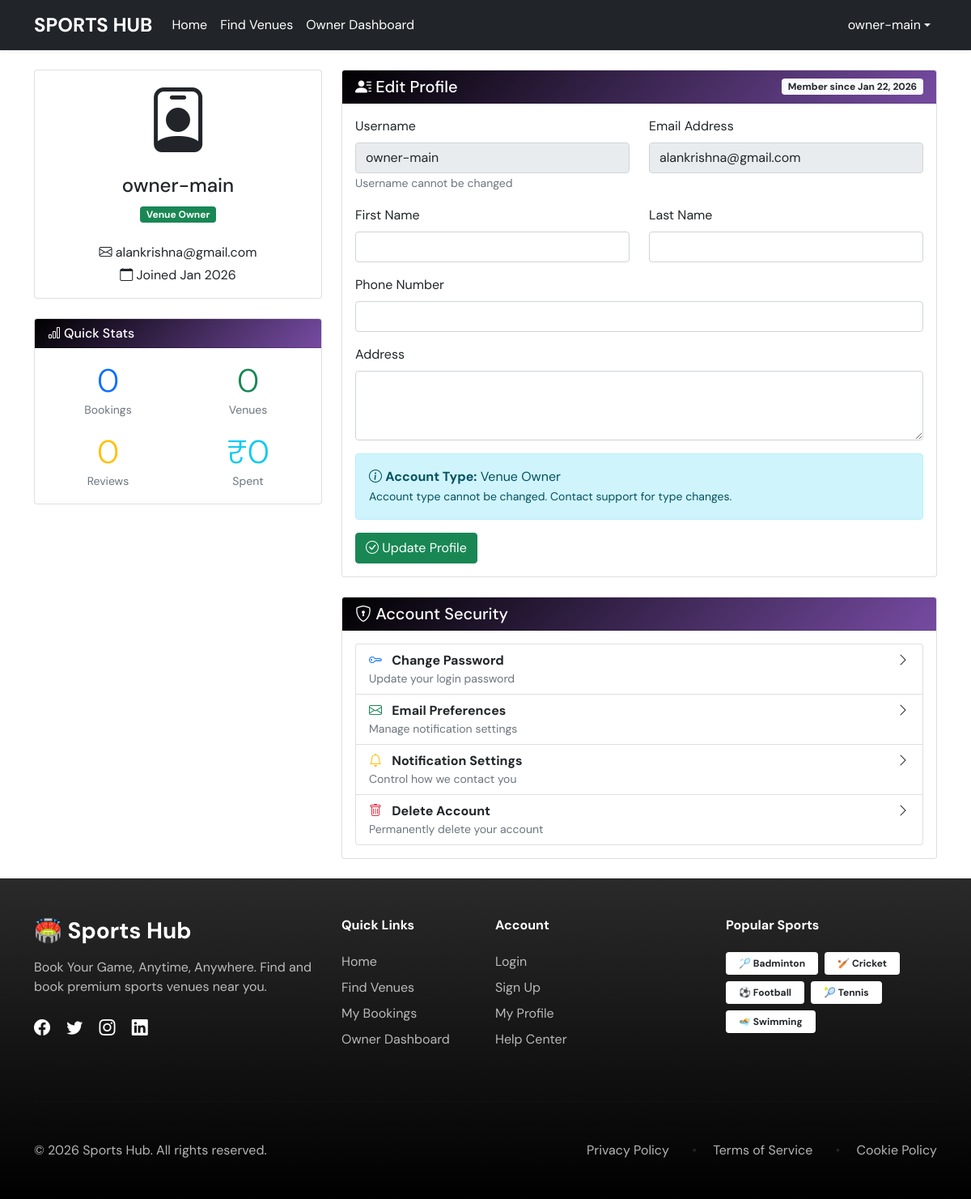
The app's page /accounts/profile/ (signed in) with its own data.
### accounts/models.py (models this page shows, shortened)
class User(AbstractUser):
    USER_TYPE_CHOICES = (
        ('admin', 'Admin'),
        ('owner', 'Owner'),
        ('user', 'User'),
    )
    user_type = models.CharField(max_length=10, choices=USER_TYPE_CHOICES, default='user')
    phone_number = models.CharField(max_length=15, blank=True, null=True)
    address = models.TextField(blank=True, null=True)
    created_at = models.DateTimeField(auto_now_add=True)
    updated_at = models.DateTimeField(auto_now=True)

### accounts/views.py (the view)
# urls.py: path('profile/', views.profile, name='profile'),
@login_required
def profile(request):
    if request.method == 'POST':
        form = UserProfileForm(request.POST, request.FILES, instance=request.user)
        if form.is_valid():
            form.save()  # This saves the data to database
            messages.success(request, 'Profile updated successfully!')
            return redirect('profile')
    else:
        form = UserProfileForm(instance=request.user)
    return render(request, 'accounts/profile.html', {'form': form})

### templates/accounts/profile.html (shortened to what this page needs)
{% extends 'base.html' %}
{% block content %}
<div class="row">
    <div class="col-md-4">
        <div class="card mb-4">
            <div class="card-body text-center">
                <div class="mb-3">
                    <div class="display-1">
                        {% if user.user_type == 'owner' %}
                        <i class="bi bi-person-badge"></i>
                        {% else %}
                        <i class="bi bi-person-circle"></i>
                        {% endif %}
                    </div>
                </div>
                <h4>{{ user.username }}</h4>
                <p class="text-muted">
                    {% if user.user_type == 'owner' %}
                    <span class="badge bg-success">Venue Owner</span>
                    {% else %}
                    <span class="badge bg-primary">Sports Enthusiast</span>
                    {% endif %}
                </p>
                <div class="mt-4">
                    <p class="mb-1"><i class="bi bi-envelope"></i> {{ user.email }}</p>
                    <p class="mb-0"><i class="bi bi-calendar"></i> Joined {{ user.date_joined|date:"M Y" }}</p>
                </div>
            </div>
        </div>
        <div class="card">
            <div class="card-header bg-primary text-white">
                <h6 class="mb-0"><i class="bi bi-bar-chart"></i> Quick Stats</h6>
            </div>
            <div class="card-body">
                <div class="row text-center">
                    <div class="col-6 mb-3">
                        <div class="display-6 text-primary">0</div>
                        <small class="text-muted">Bookings</small>
                    </div>
                    <div class="col-6 mb-3">
                        <div class="display-6 text-success">0</div>
                        <small class="text-muted">Venues</small>
                    </div>
                    <div class="col-6">
                        <div class="display-6 text-warning">0</div>
                        <small class="text-muted">Reviews</small>
                    </div>
                    <div class="col-6">
                        <div class="display-6 text-info">₹0</div>
                        <small class="text-muted">Spent</small>
                    </div>
                </div>
            </div>
        </div>
    </div>
    <div class="col-md-8">
        <div class="card mb-4">
            <div class="card-header bg-success text-white d-flex justify-content-between align-items-center">
                <h5 class="mb-0"><i class="bi bi-person-lines-fill"></i> Edit Profile</h5>
                <span class="badge bg-light text-dark">Member since {{ user.date_joined|date:"M d, Y" }}</span>
            </div>
            <div class="card-body">
                <form method="post">
                    <div class="row">
                        <div class="col-md-6 mb-3">
                            <label class="form-label">Username</label>
                            <input type="text" class="form-control" value="{{ user.username }}" readonly>
                            <small class="text-muted">Username cannot be changed</small>
                        </div>
                        <div class="col-md-6 mb-3">
                            <label class="form-label">Email Address</label>
                            <input type="email" class="form-control" value="{{ user.email }}" readonly>
                        </div>
                    </div>
                    <div class="row">
                        <div class="col-md-6 mb-3">
                            <label class="form-label">First Name</label>
                            <input type="text" class="form-control" name="first_name" value="{{ user.first_name|default:'' }}">
                        </div>
                        <div class="col-md-6 mb-3">
                            <label class="form-label">Last Name</label>
                            <input type="text" class="form-control" name="last_name" value="{{ user.last_name|default:'' }}">
                        </div>
                    </div>
                    <div class="mb-3">
                        <label class="form-label">Phone Number</label>
                        <input type="tel" class="form-control" name="phone_number" value="{{ user.phone_number|default:'' }}">
                    </div>
                    <div class="mb-3">
                        <label class="form-label">Address</label>
                        <textarea class="form-control" name="address" rows="3">{{ user.address|default:'' }}</textarea>
                    </div>
                    <div class="alert alert-info">
                        <i class="bi bi-info-circle"></i>
                        <strong>Account Type:</strong>
                        {% if user.user_type == 'owner' %}Venue Owner
                        {% elif user.user_type == 'user' %}Sports User
                        {% else %}Admin{% endif %}
                        <br>
                        <small>Account type cannot be changed. Contact support for type changes.</small>
                    </div>
                    <button type="submit" class="btn btn-success">
                        <i class="bi bi-check-circle"></i> Update Profile
                    </button>
                </form>
            </div>
        </div>
        <div class="card">
            <div class="card-header bg-warning text-white">
                <h5 class="mb-0"><i class="bi bi-shield-lock"></i> Account Security</h5>
            </div>
            <div class="card-body">
                <div class="list-group">
                    <a href="#" class="list-group-item list-group-item-action">
                        <div class="d-flex w-100 justify-content-between">
                            <div>
                                <i class="bi bi-key text-primary me-2"></i>
                                <strong>Change Password</strong>
                                <p class="mb-0 small text-muted">Update your login password</p>
                            </div>
                            <i class="bi bi-chevron-right"></i>
                        </div>
                    </a>
                    <a href="#" class="list-group-item list-group-item-action">
                        <div class="d-flex w-100 justify-content-between">
                            <div>
                                <i class="bi bi-envelope text-success me-2"></i>
                                <strong>Email Preferences</strong>
                                <p class="mb-0 small text-muted">Manage notification settings</p>
                            </div>
                            <i class="bi bi-chevron-right"></i>
                        </div>
                    </a>
                    <a href="#" class="list-group-item list-group-item-action">
                        <div class="d-flex w-100 justify-content-between">
                            <div>
                                <i class="bi bi-bell text-warning me-2"></i>
                                <strong>Notification Settings</strong>
                                <p class="mb-0 small text-muted">Control how we contact you</p>
                            </div>
                            <i class="bi bi-chevron-right"></i>
                        </div>
                    </a>
                    <a href="#" class="list-group-item list-group-item-action">
                        <div class="d-flex w-100 justify-content-between">
                            <div>
                                <i class="bi bi-trash text-danger me-2"></i>
                                <strong>Delete Account</strong>
                                <p class="mb-0 small text-muted">Permanently delete your account</p>
                            </div>
                            <i class="bi bi-chevron-right"></i>
                        </div>
                    </a>
                </div>
            </div>
        </div>
    </div>
</div>
{% endblock %}

### templates/base.html (shortened to what this page needs)
<!DOCTYPE html>
<html lang="en">
<head>
    <link href="https://cdn.jsdelivr.net/npm/bootstrap@5.1.3/dist/css/bootstrap.min.css" rel="stylesheet">
    <link rel="stylesheet" href="https://cdn.jsdelivr.net/npm/bootstrap-icons@1.8.1/font/bootstrap-icons.css">
</head>
<body>
    <nav class="navbar navbar-expand-lg navbar-light bg-dark  shadow-sm">
        <div class="container">
            <a class="navbar-brand d-flex align-items-center text-white" href="{% url 'home' %}">
                <span class="fs-4 fw-bold">SPORTS HUB</span>
            </a>
            <div class="collapse navbar-collapse " id="navbarNav">
                <ul class="navbar-nav me-auto">
                    <li class="nav-item">
                        <a class="nav-link  text-white" href="{% url 'home' %}">Home</a>
                    </li>
                    <li class="nav-item">
                        <a class="nav-link text-white" href="{% url 'venue_list' %}">Find Venues</a>
                    </li>
                    {% if user.is_authenticated and user.user_type == 'owner' %}
                    <li class="nav-item">
                        <a class="nav-link text-white" href="{% url 'owner_dashboard' %}">Owner Dashboard</a>
                    </li>
                    {% elif user.is_authenticated and user.user_type == 'user' %}
                    <li class="nav-item">
                        <a class="nav-link text-white" href="{% url 'my_bookings' %}">My Bookings</a>
                    </li>
                    {% endif %}
                </ul>
                <ul class="navbar-nav ms-auto text-white">
                    {% if user.is_authenticated %}
                    <li class="nav-item dropdown">
                        <a class="nav-link dropdown-toggle d-flex align-items-center text-white" href="#" role="button"
                            data-bs-toggle="dropdown"> {{ user.username }}</a>
                    </li>
                    {% endif %}
                </ul>
            </div>
        </div>
    </nav>
    <main class="container my-4">
        {% block content %}{% endblock %}
    </main>
    <footer class="footer" style="background: linear-gradient(to bottom, #2b2a2a 0%, #000000 100%);">
        <div class="container py-5">
            <div class="row">
                <div class="col-lg-4 mb-5 mb-lg-0">
                    <div class="footer-brand mb-4">
                        <h3 class="fw-bold text-white mb-3">🏟️ Sports Hub</h3>
                        <p class="text-white-50 mb-4">Book Your Game, Anytime, Anywhere. Find and book premium sports
                            venues near you.</p>
                        <div class="social-icons">
                            <a href="#" class="text-white me-3"><i class="bi bi-facebook fs-5"></i></a>
                            <a href="#" class="text-white me-3"><i class="bi bi-twitter fs-5"></i></a>
                            <a href="#" class="text-white me-3"><i class="bi bi-instagram fs-5"></i></a>
                            <a href="#" class="text-white"><i class="bi bi-linkedin fs-5"></i></a>
                        </div>
                    </div>
                </div>
                <div class="col-lg-2 col-md-4 mb-4 mb-md-0">
                    <h6 class="text-white fw-bold mb-4">Quick Links</h6>
                    <ul class="list-unstyled">
                        <li class="mb-2"><a href="{% url 'home' %}"
                                class="text-white-50 text-decoration-none hover-white">Home</a></li>
                        <li class="mb-2"><a href="{% url 'venue_list' %}"
                                class="text-white-50 text-decoration-none hover-white">Find Venues</a></li>
                        <li class="mb-2"><a href="{% url 'my_bookings' %}"
                                class="text-white-50 text-decoration-none hover-white">My Bookings</a></li>
                        <li><a href="{% url 'owner_dashboard' %}"
                                class="text-white-50 text-decoration-none hover-white">Owner Dashboard</a></li>
                    </ul>
                </div>
                <div class="col-lg-3 col-md-4 mb-4 mb-md-0">
                    <h6 class="text-white fw-bold mb-4">Account</h6>
                    <ul class="list-unstyled">
                        <li class="mb-2"><a href="{% url 'login' %}"
                                class="text-white-50 text-decoration-none hover-white">Login</a></li>
                        <li class="mb-2"><a href="{% url 'signup' %}"
                                class="text-white-50 text-decoration-none hover-white">Sign Up</a></li>
                        <li class="mb-2"><a href="{% url 'profile' %}"
                                class="text-white-50 text-decoration-none hover-white">My Profile</a></li>
                        <li><a href="#" class="text-white-50 text-decoration-none hover-white">Help Center</a></li>
                    </ul>
                </div>
                <div class="col-lg-3 col-md-4">
                    <h6 class="text-white fw-bold mb-4">Popular Sports</h6>
                    <div class="d-flex flex-wrap gap-2">
                        <a href="{% url 'sport_venues' 'badminton' %}"
                            class="badge bg-white text-dark px-3 py-2 text-decoration-none hover-badge">🏸 Badminton</a>
                        <a href="{% url 'sport_venues' 'cricket' %}"
                            class="badge bg-white text-dark px-3 py-2 text-decoration-none hover-badge">🏏 Cricket</a>
                        <a href="{% url 'sport_venues' 'football' %}"
                            class="badge bg-white text-dark px-3 py-2 text-decoration-none hover-badge">⚽ Football</a>
                        <a href="{% url 'sport_venues' 'tennis' %}"
                            class="badge bg-white text-dark px-3 py-2 text-decoration-none hover-badge">🎾 Tennis</a>
                        <a href="{% url 'sport_venues' 'swimming' %}"
                            class="badge bg-white text-dark px-3 py-2 text-decoration-none hover-badge">🏊 Swimming</a>
                    </div>
                </div>
            </div>
            <hr class="my-5 border-white-20">
            <div class="row align-items-center">
                <div class="col-md-6 mb-3 mb-md-0">
                    <p class="text-white-50 mb-0">&copy; {% now "Y" %} Sports Hub. All rights reserved.</p>
                </div>
                <div class="col-md-6 text-md-end">
                    <ul class="list-inline mb-0">
                        <li class="list-inline-item"><a href="#" class="text-white-50 text-decoration-none">Privacy
                                Policy</a></li>
                        <li class="list-inline-item mx-3">•</li>
                        <li class="list-inline-item"><a href="#" class="text-white-50 text-decoration-none">Terms of
                                Service</a></li>
                        <li class="list-inline-item mx-3">•</li>
                        <li class="list-inline-item"><a href="#" class="text-white-50 text-decoration-none">Cookie
                                Policy</a></li>
                    </ul>
                </div>
            </div>
        </div>
    </footer>
</body>
</html>

### records on screen
User: username "owner-main", email "alankrishna@gmail.com", date_joined "Jan 2026", date_joined "Jan 22, 2026"
